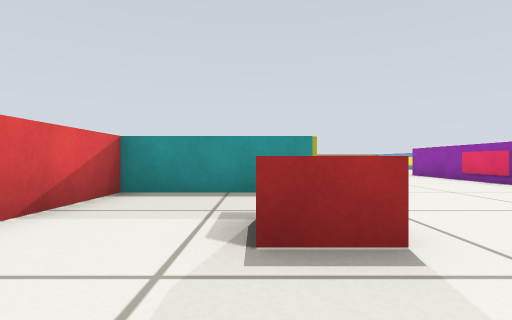
View 1 (above)

16 first-person views from a walk through a robot-simulator world made for Gazebo. The camera is 0.29 m above the floor, looks level and sees 80° across. The floor is counted in squares, 0.5 m on a side. Each view is taken from the middle of a square. On the plan, view 1 faces up. The plan holds only what a view shows up to about 9 squares ahead; the rest is blank.

View 2
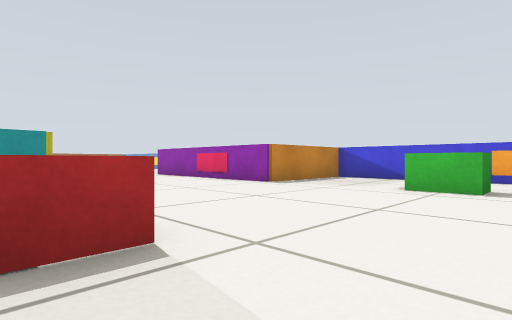

View 3
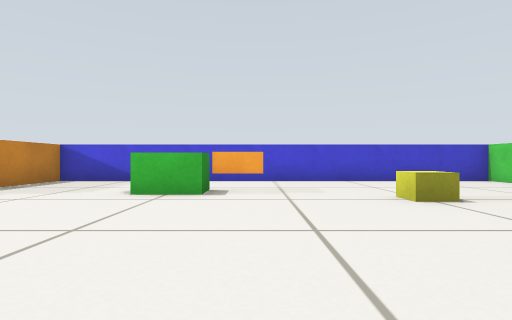

View 4
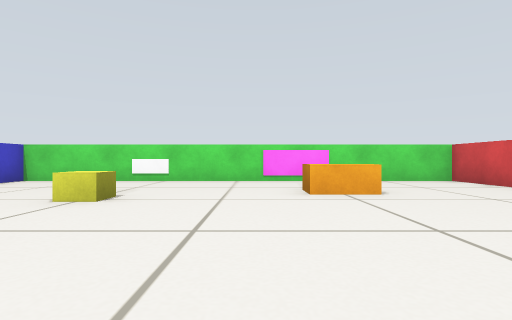

View 5
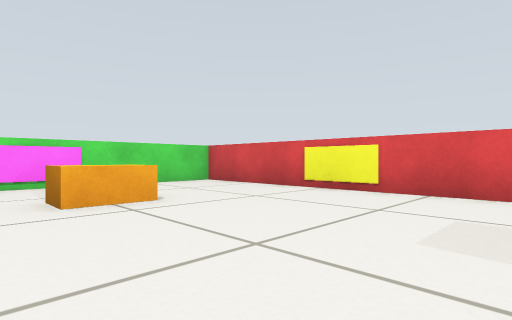

View 6
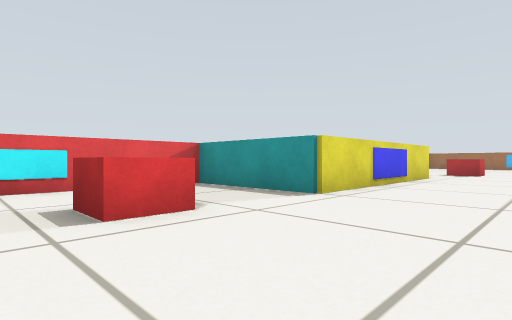

View 7
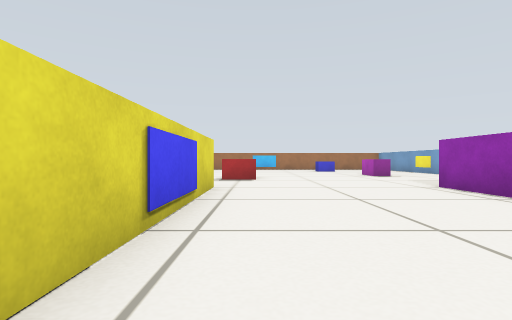

View 8
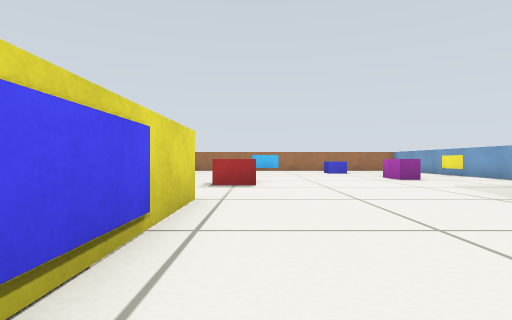

View 9
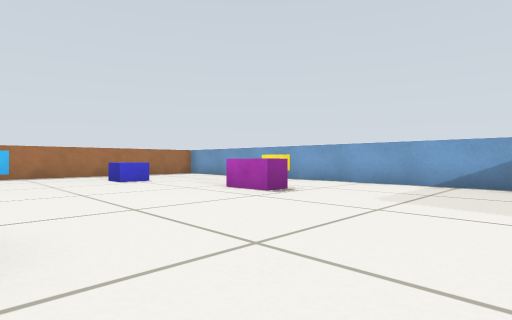

View 10
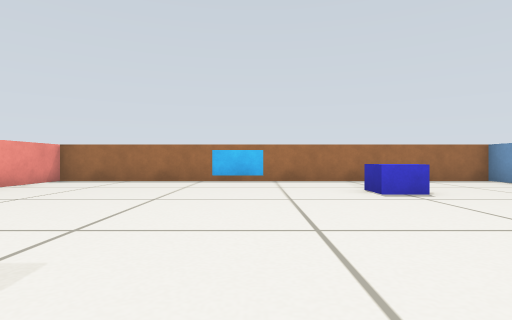

View 11
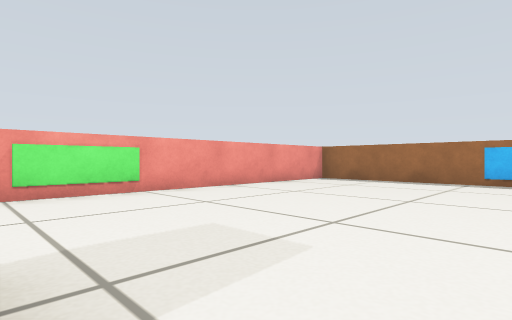

View 12
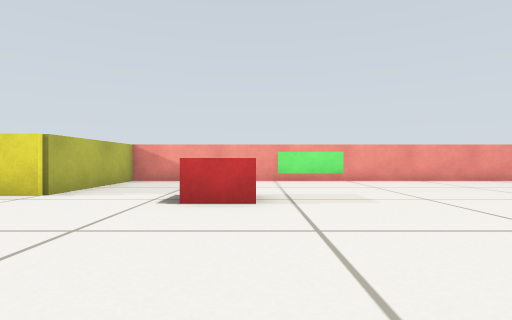

View 13
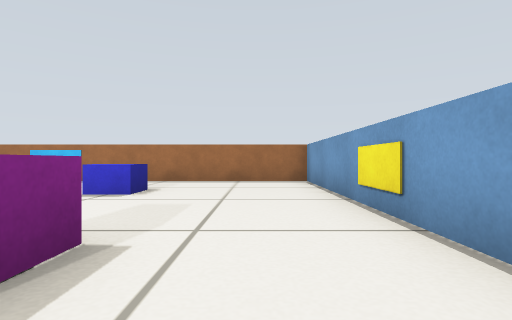

View 14
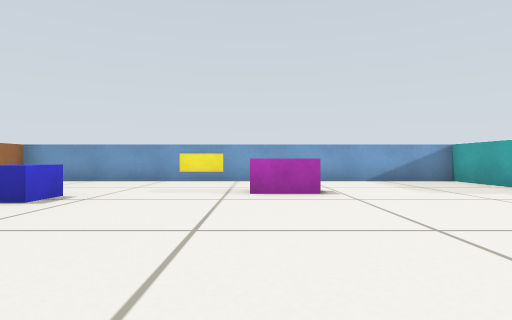

View 15
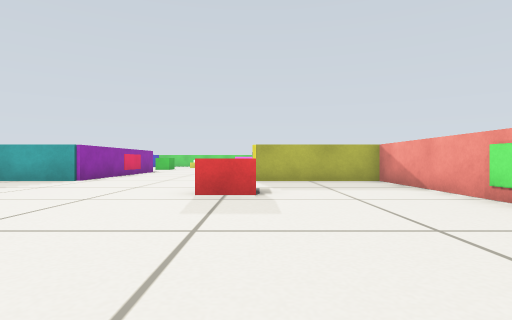

View 16
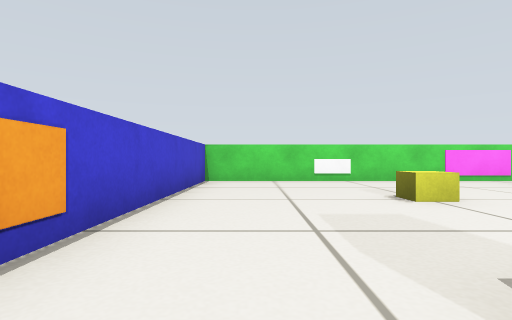

### Floor plan
Points are (right, up) in squares from view 1. A wall is a line through its corners. A room is listed if a view was taken in it or the views show most of it. See-through windows are left out.
Room 1 (views 1, 2, 3, 4, 5, 6, 7, 8, 16)
walls: (1.1, 11.6) (1.1, 5.4) (-2.4, 5.4) (-2.4, -6.4) (9.4, -6.4) (9.4, 5.4) (5.9, 5.4) (5.9, 11.6)
ways out: opening at (4, 11.8) to room 2
objects: picture (-2, -2); picture (-2, 2); red box (0, 2) to (1, 3); orange box (1, -4) to (2, -3); picture (2, -6); yellow box (5, -3) to (6, -2); picture (6, -6); green box (6, 1) to (7, 2); picture (6, 8); picture (9, 0)
Room 2 (views 9, 10, 11, 12, 13, 14, 15)
walls: (5.9, 11.6) (9.4, 11.6) (9.4, 23.4) (-2.4, 23.4) (-2.4, 11.6) (1.1, 11.6)
ways out: opening at (4, 11.8) to room 1
objects: picture (-2, 16); red box (1, 14) to (2, 15); picture (2, 23); blue box (5, 20) to (6, 21); magenta box (6, 16) to (7, 17); picture (9, 18)

Where each view was taken, in squares from view 1:
view 1: 0 up, 0 right, facing up
view 2: 0 up, 0 right, facing up-right
view 3: 0 up, 1 right, facing right
view 4: 2 up, 3 right, facing down
view 5: 1 up, 3 right, facing down-left
view 6: 1 up, 4 right, facing up-left
view 7: 5 up, 2 right, facing up
view 8: 7 up, 2 right, facing up
view 9: 12 up, 2 right, facing up-right
view 10: 15 up, 3 right, facing up
view 11: 15 up, 3 right, facing up-left
view 12: 15 up, 6 right, facing left
view 13: 15 up, 8 right, facing up
view 14: 17 up, 1 right, facing right
view 15: 20 up, 1 right, facing down
view 16: 2 up, 8 right, facing down
